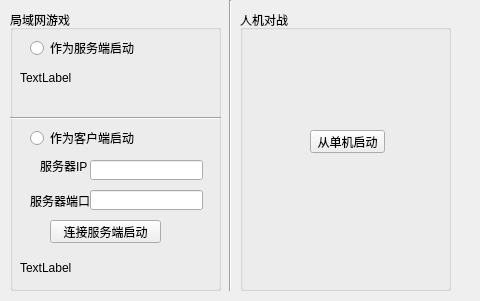
<?xml version="1.0" encoding="UTF-8"?>
<ui version="4.0">
 <class>StartWidget</class>
 <widget class="QWidget" name="StartWidget">
  <property name="geometry">
   <rect>
    <x>0</x>
    <y>0</y>
    <width>480</width>
    <height>301</height>
   </rect>
  </property>
  <property name="windowTitle">
   <string>StartWidget</string>
  </property>
  <widget class="Line" name="line">
   <property name="geometry">
    <rect>
     <x>220</x>
     <y>0</y>
     <width>20</width>
     <height>291</height>
    </rect>
   </property>
   <property name="orientation">
    <enum>Qt::Vertical</enum>
   </property>
  </widget>
  <widget class="QGroupBox" name="groupBox_2">
   <property name="geometry">
    <rect>
     <x>240</x>
     <y>10</y>
     <width>211</width>
     <height>281</height>
    </rect>
   </property>
   <property name="title">
    <string>人机对战</string>
   </property>
   <widget class="QPushButton" name="pushButton_startdanji">
    <property name="geometry">
     <rect>
      <x>70</x>
      <y>120</y>
      <width>75</width>
      <height>23</height>
     </rect>
    </property>
    <property name="text">
     <string>从单机启动</string>
    </property>
   </widget>
  </widget>
  <widget class="QGroupBox" name="groupBox">
   <property name="geometry">
    <rect>
     <x>10</x>
     <y>10</y>
     <width>211</width>
     <height>281</height>
    </rect>
   </property>
   <property name="title">
    <string>局域网游戏</string>
   </property>
   <widget class="QRadioButton" name="serverradioButton">
    <property name="geometry">
     <rect>
      <x>20</x>
      <y>30</y>
      <width>121</width>
      <height>16</height>
     </rect>
    </property>
    <property name="text">
     <string>作为服务端启动</string>
    </property>
   </widget>
   <widget class="QRadioButton" name="clientradioButton">
    <property name="geometry">
     <rect>
      <x>20</x>
      <y>120</y>
      <width>111</width>
      <height>16</height>
     </rect>
    </property>
    <property name="text">
     <string>作为客户端启动</string>
    </property>
   </widget>
   <widget class="QLabel" name="serverLabel">
    <property name="geometry">
     <rect>
      <x>10</x>
      <y>60</y>
      <width>191</width>
      <height>16</height>
     </rect>
    </property>
    <property name="text">
     <string>TextLabel</string>
    </property>
   </widget>
   <widget class="QLabel" name="label_3">
    <property name="geometry">
     <rect>
      <x>30</x>
      <y>150</y>
      <width>54</width>
      <height>12</height>
     </rect>
    </property>
    <property name="text">
     <string>服务器IP</string>
    </property>
   </widget>
   <widget class="QLabel" name="label_4">
    <property name="geometry">
     <rect>
      <x>20</x>
      <y>180</y>
      <width>61</width>
      <height>21</height>
     </rect>
    </property>
    <property name="text">
     <string>服务器端口</string>
    </property>
   </widget>
   <widget class="QLineEdit" name="iplineEdit">
    <property name="geometry">
     <rect>
      <x>80</x>
      <y>150</y>
      <width>113</width>
      <height>20</height>
     </rect>
    </property>
   </widget>
   <widget class="QLineEdit" name="portLineEdit">
    <property name="geometry">
     <rect>
      <x>80</x>
      <y>180</y>
      <width>113</width>
      <height>20</height>
     </rect>
    </property>
   </widget>
   <widget class="QPushButton" name="pushButton">
    <property name="geometry">
     <rect>
      <x>40</x>
      <y>210</y>
      <width>111</width>
      <height>23</height>
     </rect>
    </property>
    <property name="text">
     <string>连接服务端启动</string>
    </property>
   </widget>
   <widget class="Line" name="line_2">
    <property name="geometry">
     <rect>
      <x>0</x>
      <y>100</y>
      <width>211</width>
      <height>16</height>
     </rect>
    </property>
    <property name="orientation">
     <enum>Qt::Horizontal</enum>
    </property>
   </widget>
   <widget class="QLabel" name="clientLabel">
    <property name="geometry">
     <rect>
      <x>10</x>
      <y>250</y>
      <width>191</width>
      <height>16</height>
     </rect>
    </property>
    <property name="text">
     <string>TextLabel</string>
    </property>
   </widget>
  </widget>
 </widget>
 <resources/>
 <connections/>
</ui>
